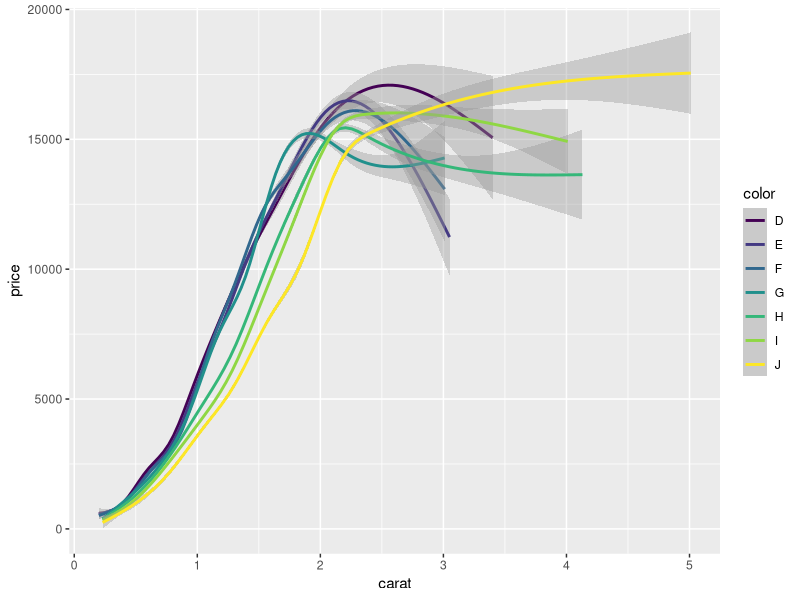
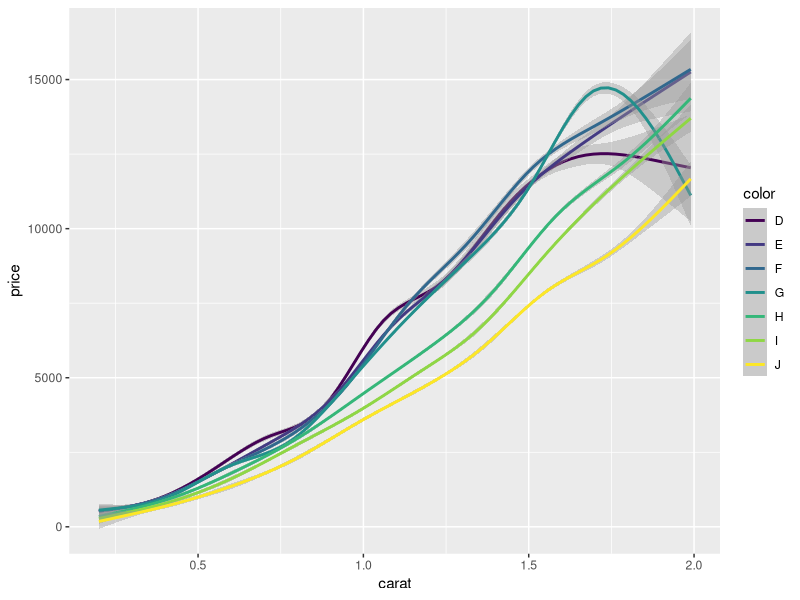
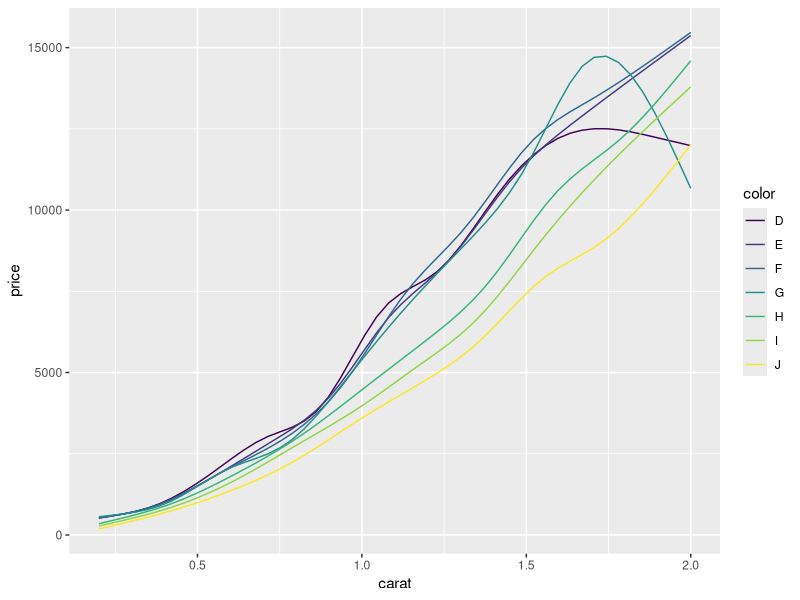
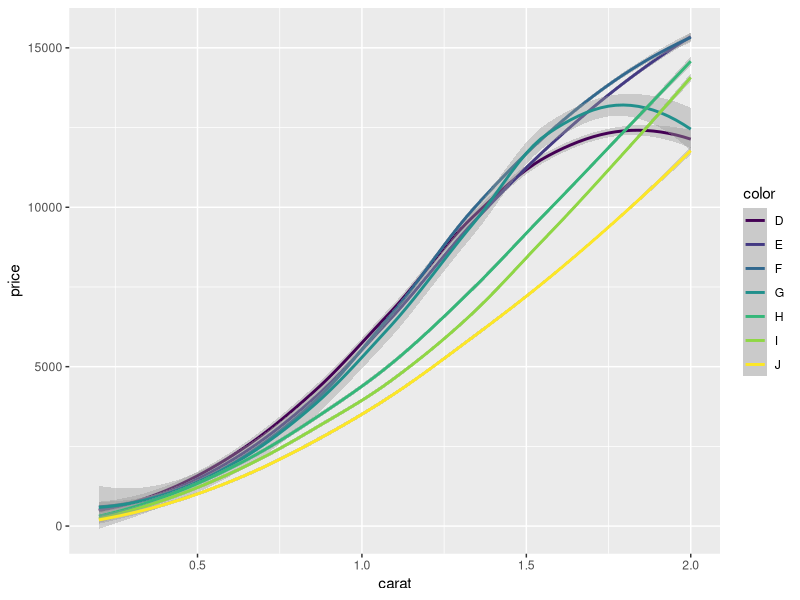
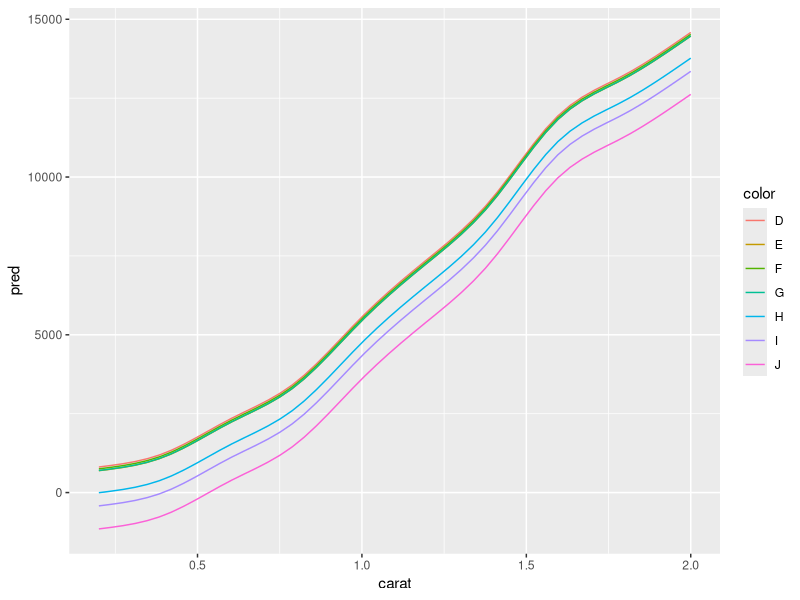
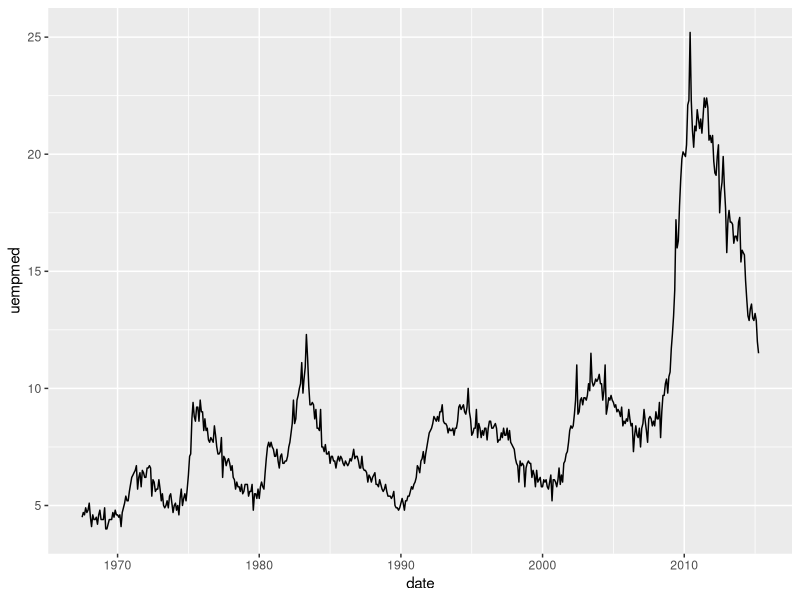
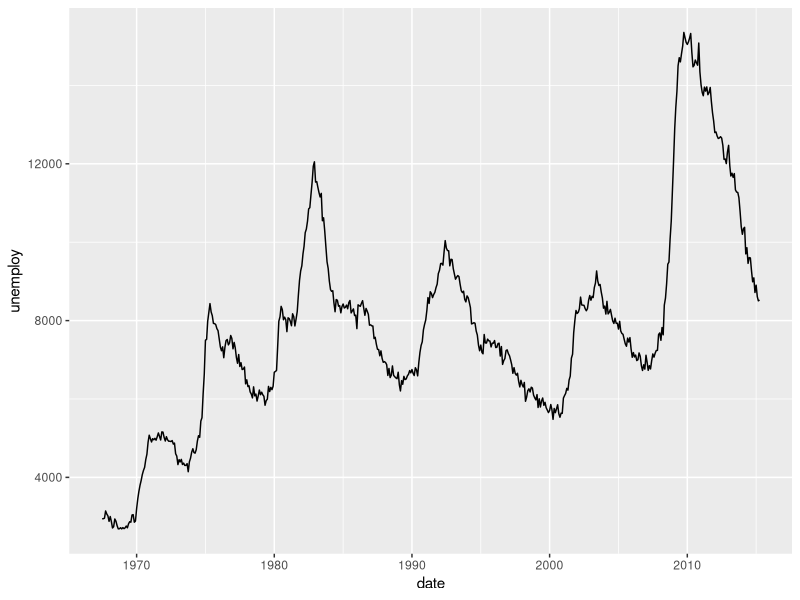
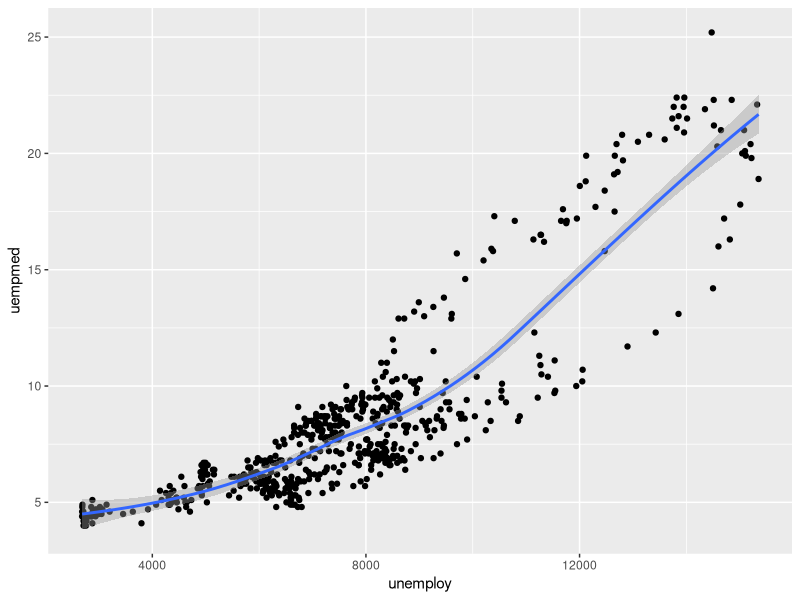

Recreate these plots in R, in order. (Note: this script raises an error after producing the figures.)
## ---- chunk 1
library(plyr)
library(ggplot2)
options(digits = 2, width = 60, max.print = 500)

# Select the smallest diamond in each colour
ddply(diamonds, .(color), subset, carat == min(carat))

# Select the two smallest diamonds
ddply(diamonds, .(color), subset, order(carat) <= 2)

# Select the 1% largest diamonds in each group
ddply(diamonds, .(color), subset, carat > 
  quantile(carat, 0.99))

# Select all diamonds bigger than the group average
ddply(diamonds, .(color), subset, price > mean(price))

# Within each colour, scale price to mean 0 and variance 1
ddply(diamonds, .(color), transform, price = scale(price))

# Subtract off group mean
ddply(diamonds, .(color), transform, 
  price = price - mean(price))

nmissing <- function(x) sum(is.na(x))
nmissing(msleep$name)
nmissing(msleep$brainwt)

nmissing_df <- colwise(nmissing)
nmissing_df(msleep)
# This is shorthand for the previous two steps
colwise(nmissing)(msleep)

msleep2 <- msleep[, -6] # Remove a column to save space
numcolwise(median)(msleep2, na.rm = T)
numcolwise(quantile)(msleep2, na.rm = T)
numcolwise(quantile)(msleep2, probs = c(0.25, 0.75), 
  na.rm = T)

ddply(msleep2, .(vore), numcolwise(median), na.rm = T)
ddply(msleep2, .(vore), numcolwise(mean), na.rm = T)

my_summary <- function(df) {
  with(df, data.frame(
    pc_cor = cor(price, carat, method = "spearman"),
    lpc_cor = cor(log(price), log(carat))
  ))
}
ddply(diamonds, .(cut), my_summary)
ddply(diamonds, .(color), my_summary)
## ---- chunk 2
library(ggplot2)

# Vẽ đường smooth tự động bằng ggplot2
qplot(carat, price, data = diamonds, geom = "smooth", 
  color = color)
dense <- subset(diamonds, carat < 2)
qplot(carat, price, data = dense, geom = "smooth", 
  colour = color,  fullrange = TRUE)

# Vẽ đường smooth bằng tay
library(mgcv)
smooth <- function(df) {
  mod <- gam(price ~ s(carat, bs = "cs"), data = df)
  grid <- data.frame(carat = seq(0.2, 2, length = 50))
  pred <- predict(mod, grid, se = T)
  
  grid$price <- as.vector(pred$fit)
  grid$se <- as.vector(pred$se.fit)
  grid
}
smoothes <- ddply(dense, .(color), smooth)
qplot(carat, price, data = smoothes, colour = color, 
  geom = "line")
qplot(carat, price, data = smoothes, colour = color, 
  geom = "smooth", ymax = price + 2 * se, ymin = price - 2 * se)

mod <- gam(price ~ s(carat, bs = "cs") + color, data = dense)
grid <- with(diamonds, expand.grid(
  carat = seq(0.2, 2, length = 50),
  color = levels(color)
))
grid$pred <- predict(mod, grid)
qplot(carat, pred, data = grid, colour = color, geom = "line")
## ---- chunk 3
qplot(date, uempmed, data = economics, geom = "line")
qplot(date, unemploy, data = economics, geom = "line")
qplot(unemploy, uempmed, data = economics) + geom_smooth()
## ---- chunk 4
ggplot(economics, aes(date)) + 
  geom_line(aes(y = unemploy, colour = "unemploy")) + 
  geom_line(aes(y = uempmed, colour = "uempmed")) + 
  scale_colour_hue("variable")

library(reshape2)
emp <- melt(economics, id = "date", 
  measure = c("unemploy", "uempmed"))
qplot(date, value, data = emp, geom = "line", colour = variable)
## ---- chunk 5
# Rescaling
range01 <- function(x) {
  rng <- range(x, na.rm = TRUE)
  (x - rng[1]) / diff(rng)
}
emp2 <- ddply(emp, .(variable), transform, value = range01(value))
qplot(date, value, data = emp2, geom = "line", 
  colour = variable, linetype = variable)

# Faceting
qplot(date, value, data = emp, geom = "line") + 
  facet_grid(variable ~ ., scales = "free_y")
## ---- chunk 6
popular <- subset(movies, votes > 1e4)
ratings <- popular[, 7:16]
ratings$.row <- rownames(ratings)
molten <- melt(ratings, id = ".row")
## ---- chunk 7
# mặc định
pcp <- ggplot(molten, aes(variable, value, group = .row))
pcp + geom_line()
# thêm `alpha`
pcp + geom_line(colour = alpha("black", 1 / 20))
# thêm `jitter`
jit <- position_jitter(width = 0.25, height = 2.5)
pcp + geom_line(position = jit)
# thêm alpha cho jitter
pcp + geom_line(colour = alpha("black", 1 / 20), position = jit)
## ---- chunk 8
cl <- kmeans(ratings[1:10], 6)
ratings$cluster <- reorder(factor(cl$cluster), popular$rating)
levels(ratings$cluster) <- seq_along(levels(ratings$cluster))
molten <- melt(ratings, id = c(".row", "cluster"))
## ---- chunk 9
pcp_cl <- ggplot(molten, 
  aes(variable, value, group = .row, colour = cluster)) 
pcp_cl + geom_line(position = jit, alpha = 1/5)
pcp_cl + stat_summary(aes(group = cluster), fun.y = mean, 
  geom = "line")
## ---- chunk 10
library(scales)
pcp_cl + geom_line(position = jit, colour = alpha("black", 1/5)) +
  facet_wrap(~ cluster)
## ---- chunk 11
qplot(displ, cty, data = mpg) + geom_smooth(method = "lm")
mpgmod <- lm(cty ~ displ, data = mpg)
head(fortify(mpgmod))
## ---- chunk 12
mod <- lm(cty ~ displ, data = mpg)
basic <- ggplot(mod, aes(.fitted, .resid)) +
  geom_hline(yintercept = 0, colour = "grey50", size = 0.5) + 
  geom_point() + 
  geom_smooth(size = 0.5, se = F)
basic
# sử dụng residual chuẩn hóa thay vì residual
basic + aes(y = .stdresid)
# Thêm khoảng cách Cook
basic + aes(size = .cooksd) + scale_size_area("Cook's distance")
## ---- chunk 13
full <- basic %+% fortify(mod, mpg)
full + aes(colour = factor(cyl))
full + aes(displ, colour = factor(cyl))
